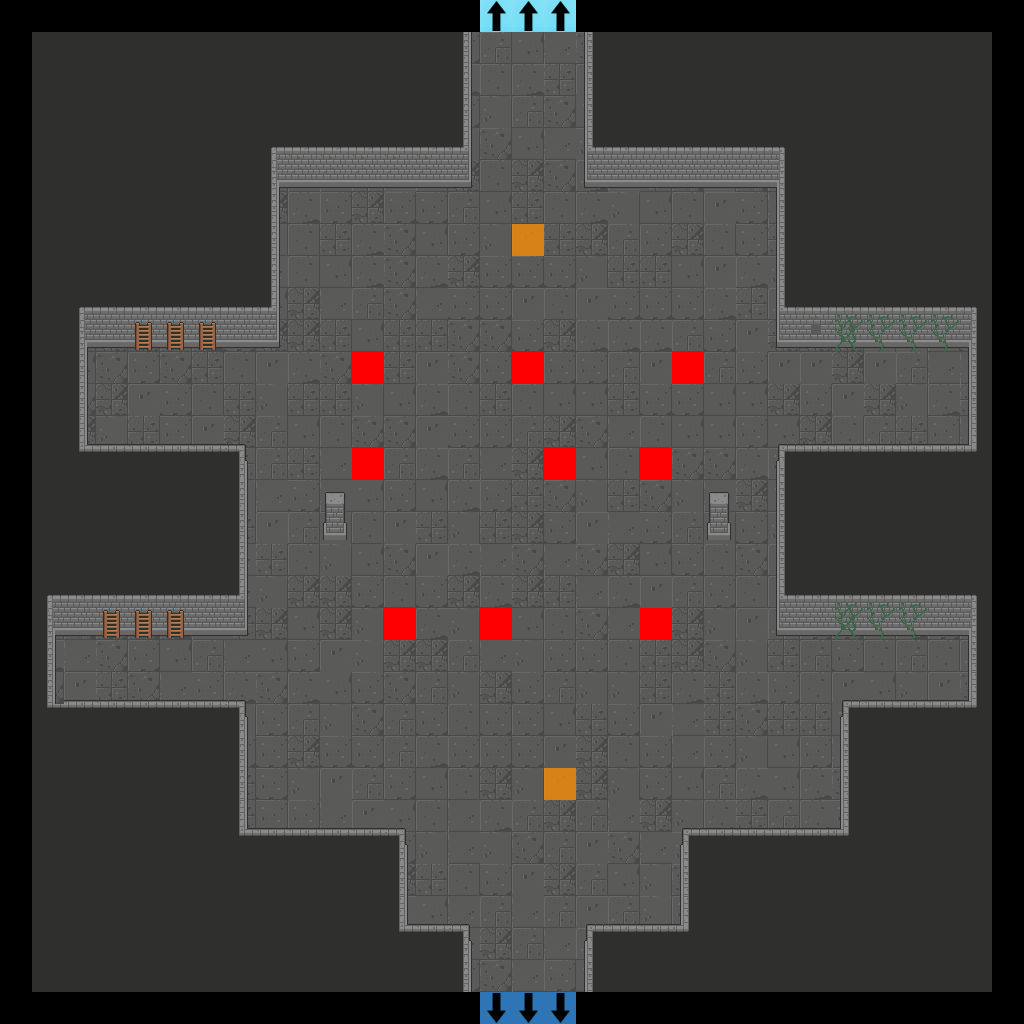

A 2D game scene composited from a Tiled map and its tileset images. What follows is a short description and the map's XML, with each tile layer's data collapsed to a summary:
An orthogonal 32x32 tile map with 32x32 px tiles, 7 tile layers (Floor, Walls, Doors, Pillars, ...), 2 tilesets.

<map version="1.2" tiledversion="2019.04.18" orientation="orthogonal" renderorder="right-down" width="32" height="32" tilewidth="32" tileheight="32" infinite="0" nextlayerid="22" nextobjectid="1">
 <tileset firstgid="1" source="Dungeon_Tileset_2.tsx" />
 <tileset firstgid="321" source="flags.tsx" />
 <layer id="15" name="Floor" width="32" height="32">
  <data>[1024 cells, 900 non-empty, 12 distinct tile ids]</data>
 </layer>
 <layer id="16" name="Walls" width="32" height="32">
  <data>[1024 cells, 515 non-empty, 32 distinct tile ids]</data>
 </layer>
 <layer id="17" name="Doors" width="32" height="32">
  <data>[1024 cells, 0 non-empty, 0 distinct tile ids]</data>
 </layer>
 <layer id="18" name="Pillars" width="32" height="32">
  <data>[1024 cells, 4 non-empty, 2 distinct tile ids]</data>
 </layer>
 <layer id="19" name="Candles" width="32" height="32">
  <data>[1024 cells, 0 non-empty, 0 distinct tile ids]</data>
 </layer>
 <layer id="20" name="Debris" width="32" height="32">
  <data>[1024 cells, 20 non-empty, 5 distinct tile ids]</data>
 </layer>
 <layer id="21" name="Flags" width="32" height="32">
  <data>[1024 cells, 17 non-empty, 4 distinct tile ids]</data>
 </layer>
</map>
